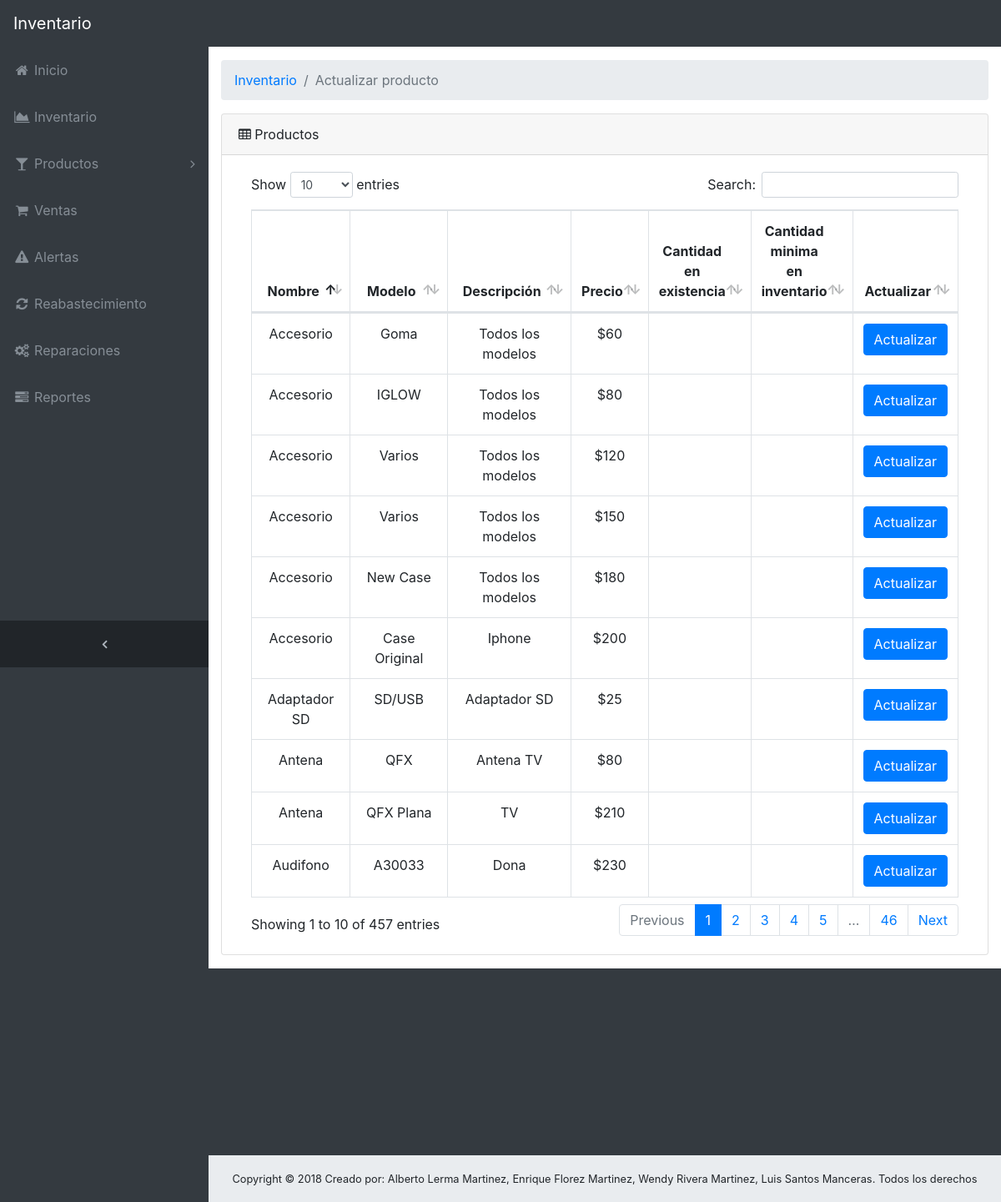
The app's page /view/admin/view/admin/producto/actualizar_producto.php with its own data.
### tables this page shows
CREATE TABLE `producto` (
  `id_producto` int(11) NOT NULL,
  `tipo` varchar(45) NOT NULL,
  `modelo` varchar(45) NOT NULL,
  `descripcion` text NOT NULL,
  `precio_salida` varchar(45) NOT NULL,
  `existencia` varchar(45) NOT NULL,
  `minima` int(11) NOT NULL,
  `estado` tinyint(4) NOT NULL
);

### view/admin/view/admin/producto/actualizar_producto.php (the view, shortened to what this page needs)
<?php
require_once '../dbconfig.php';
?>
<!DOCTYPE html>
<html lang="en">
<head>
  <link href="../vendor/bootstrap/css/bootstrap.min.css" rel="stylesheet">
    <link href="../vendor/font-awesome/css/font-awesome.min.css" rel="stylesheet" type="text/css">
    <link href="../vendor/datatables/dataTables.bootstrap4.css" rel="stylesheet">
    <link href="../css/sb-admin.css" rel="stylesheet">
</head>
<body class="fixed-nav sticky-footer bg-dark" id="page-top">
   <nav class="navbar navbar-expand-lg navbar-dark bg-dark fixed-top" id="mainNav">
    <a class="navbar-brand" href="">Inventario</a>
    <div class="collapse navbar-collapse" id="navbarResponsive">
      <ul class="navbar-nav navbar-sidenav" id="exampleAccordion">
        <li class="nav-item" data-toggle="tooltip" data-placement="right">
          <a class="nav-link" href="../index.php">
            <i class="fa fa-fw fa-home"></i>
            <span class="nav-link-text">Inicio</span>
          </a>
        </li>
        <li class="nav-item" data-toggle="tooltip" data-placement="right">
          <a class="nav-link" href="../inventario.php">
            <i class="fa fa-fw fa-area-chart"></i>
            <span class="nav-link-text">Inventario</span>
          </a>
        </li>
        <li class="nav-item" data-toggle="tooltip" data-placement="right" title="Tables">
          <a class="nav-link nav-link-collapse collapsed" data-toggle="collapse" href="#collapseComponents" data-parent="#exampleAccordion">
            <i class="fa fa-fw fa-glass"></i>
            <span class="nav-link-text">Productos</span>
          </a>
        </li>
        <li class="nav-item" data-toggle="tooltip" data-placement="right">
          <a class="nav-link" href="">
            <i class="fa fa-fw fa-shopping-cart"></i>
            <span class="nav-link-text">Ventas</span>
          </a>
        </li>
        <li class="nav-item" data-toggle="tooltip" data-placement="right" >
          <a class="nav-link" href="">
            <i class="fa fa-fw fa-exclamation-triangle"></i>
            <span class="nav-link-text">Alertas</span>
          </a>
        </li>
        <li class="nav-item" data-toggle="tooltip" data-placement="right">
          <a class="nav-link" href="">
            <i class="fa fa-fw fa-refresh"></i>
            <span class="nav-link-text">Reabastecimiento</span>
          </a>
        </li>
        <li class="nav-item" data-toggle="tooltip" data-placement="right">
          <a class="nav-link" href="">
            <i class="fa fa-fw fa-cogs"></i>
            <span class="nav-link-text">Reparaciones</span>
          </a>
        </li>
        <li class="nav-item" data-toggle="tooltip" data-placement="right">
          <a class="nav-link" href="">
            <i class="fa fa-fw fa-tasks"></i>
            <span class="nav-link-text">Reportes</span>
          </a>
        </li>
      </ul>
      <ul class="navbar-nav sidenav-toggler">
        <li class="nav-item">
          <a class="nav-link text-center" id="sidenavToggler">
            <i class="fa fa-fw fa-angle-left"></i>
          </a>
        </li>
      </ul>
    </div>
  </nav>
  <div class="content-wrapper">
    <div class="container-fluid">
      <ol class="breadcrumb">
        <li class="breadcrumb-item">
          <a href="../index.php">Inventario</a>
        </li>
        <li class="breadcrumb-item active">Actualizar producto</li>
      </ol>
  	<div class="card mb-3">
        <div class="card-header">
          <i class="fa fa-table"></i> Productos</div>
        <div class="card-body">
          <div class="table-responsive">
    <table class="table table-bordered" id="dataTable" width="100%" cellspacing="0">
    <thead>
      <tr>
        <th scope="col"><center>Nombre </center> </th>
        <th scope="col"><center>Modelo</center> </th>
        <th scope="col"><center>Descripción</center> </th>
        <th scope="col"><center>Precio</center> </th>
        <th scope="col"><center>Cantidad en existencia</center> </th>
        <th scope="col"><center>Cantidad minima en inventario</center> </th>
        <th scope="col"><center>Actualizar</center> </th>
      </tr>
    </thead>
<?php
  $stmt = $DB_con->prepare('SELECT * FROM producto');
  $stmt->execute();
  if($stmt->rowCount() > 0)
  {
    while($row=$stmt->fetch(PDO::FETCH_ASSOC))
    {
      extract($row);
      ?>
      <tr align="center">
        <td><?php echo $tipo ?></td>
        <td><?php echo $modelo ?></td>
        <td><?php echo $descripcion ?></td>
        <td>$<?php echo $precio_salida ?></td>
        <td><?php echo $can_existencia ?></td>
        <td><?php echo $can_minima ?></td>
        <td><a class="btn btn-primary" href="act_producto.php?edit_id=<?php echo $row['id_producto']; ?>" title="click for edit" onclick="return confirm('Actualizar, esta seguro ?')"><span class="glyphicon glyphicon-edit"></span> Actualizar</a> </td>
      </tr>
      <?php
    }
  }
?>
    </table>
  </div>
</div>
</div>
</div>
    </div>
  <?php
    include("../footer.php");
  ?>
</body>
</html>

### view/admin/view/admin/css/sb-admin.css (style rules this page uses)
html { position: relative; min-height: 100%; }
body { overflow-x: hidden; }
body.sticky-footer { margin-bottom: 56px; }
body.sticky-footer .content-wrapper { min-height: calc(100vh - 56px - 56px); }
body.fixed-nav { padding-top: 56px; }
.content-wrapper { min-height: calc(100vh - 56px); padding-top: 1rem; }
#mainNav .navbar-collapse { overflow: auto; max-height: 75vh; }
#mainNav .navbar-collapse .navbar-nav .nav-item .nav-link { cursor: pointer; }
#mainNav .navbar-collapse .navbar-sidenav .nav-link-collapse:after { float: right; content: '\f107'; font-family: 'FontAwesome'; }
#mainNav .navbar-collapse .navbar-sidenav .nav-link-collapse.collapsed:after { content: '\f105'; }
#mainNav .navbar-collapse .sidenav-toggler { display: none; }
@media (min-width: 992px) { #mainNav .navbar-brand { width: 250px; } }
@media (min-width: 992px) { #mainNav .navbar-collapse { overflow: visible; max-height: none; } }
@media (min-width: 992px) { #mainNav .navbar-collapse .navbar-sidenav { position: absolute; top: 0; left: 0; -webkit-flex-direction: column; -ms-flex-direction: column; flex-direction: column; margin-top: 56px; } }
@media (min-width: 992px) { #mainNav .navbar-collapse .navbar-sidenav > .nav-item { width: 250px; padding: 0; } }
@media (min-width: 992px) { #mainNav .navbar-collapse .navbar-sidenav > .nav-item > .nav-link { padding: 1em; } }
#mainNav.fixed-top .sidenav-toggler { display: none; }
@media (min-width: 992px) { #mainNav.fixed-top .navbar-sidenav { height: calc(100vh - 112px); } }
@media (min-width: 992px) { #mainNav.fixed-top .sidenav-toggler { position: absolute; top: 0; left: 0; display: flex; -webkit-flex-direction: column; -ms-flex-direction: column; flex-direction: column; margin-top: calc(100vh - 56px); } }
@media (min-width: 992px) { #mainNav.fixed-top .sidenav-toggler > .nav-item { width: 250px; padding: 0; } }
@media (min-width: 992px) { #mainNav.fixed-top .sidenav-toggler > .nav-item > .nav-link { padding: 1em; } }
#mainNav.fixed-top.navbar-dark .sidenav-toggler { background-color: #212529; }
#mainNav.fixed-top.navbar-dark .sidenav-toggler a i { color: #adb5bd; }
.content-wrapper { overflow-x: hidden; background: white; }
@media (min-width: 992px) { .content-wrapper { margin-left: 250px; } }
#sidenavToggler i { font-weight: 800; }
#mainNav.navbar-dark .navbar-collapse .navbar-sidenav .nav-link-collapse:after { color: #868e96; }
#mainNav.navbar-dark .navbar-collapse .navbar-sidenav > .nav-item > .nav-link { color: #868e96; }
@media (min-width: 992px) { #mainNav.navbar-dark .navbar-collapse .navbar-sidenav { background: #343a40; } }

### records on screen
producto: tipo "Audifono", modelo "A30033", descripcion "Dona", precio_salida "230"
producto: tipo "Adaptador SD", modelo "SD/USB", descripcion "Adaptador SD", precio_salida "25"
producto: tipo "Antena", modelo "QFX", descripcion "Antena TV", precio_salida "80"
producto: tipo "Antena", modelo "QFX Plana", descripcion "TV", precio_salida "210"
producto: tipo "Accesorio", modelo "Goma", descripcion "Todos los modelos", precio_salida "60"
producto: tipo "Accesorio", modelo "IGLOW", descripcion "Todos los modelos", precio_salida "80"
producto: tipo "Accesorio", modelo "Varios", descripcion "Todos los modelos", precio_salida "120"
producto: tipo "Accesorio", modelo "Varios", descripcion "Todos los modelos", precio_salida "150"
producto: tipo "Accesorio", modelo "New Case", descripcion "Todos los modelos", precio_salida "180"
producto: tipo "Accesorio", modelo "Case Original", descripcion "Iphone", precio_salida "200"
